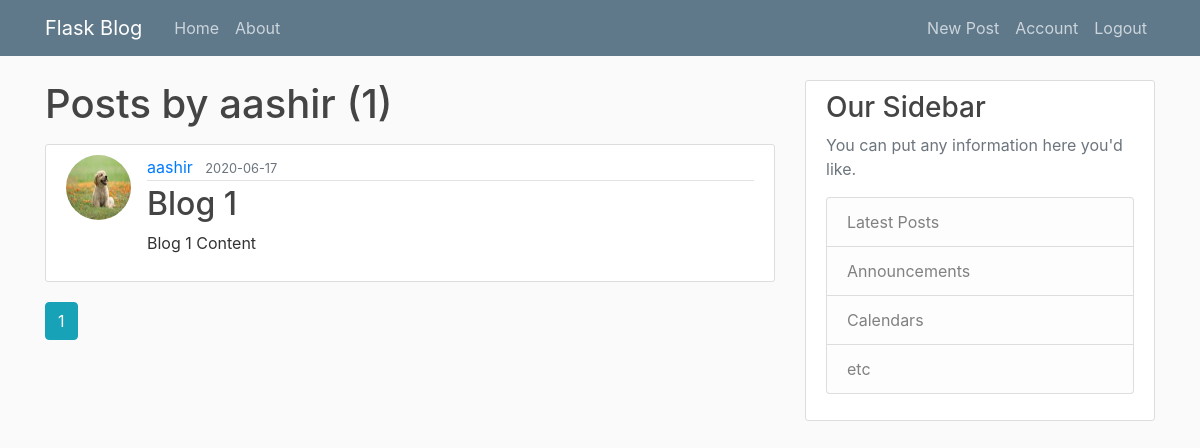
The app's page /user/aashir (signed in), older data.
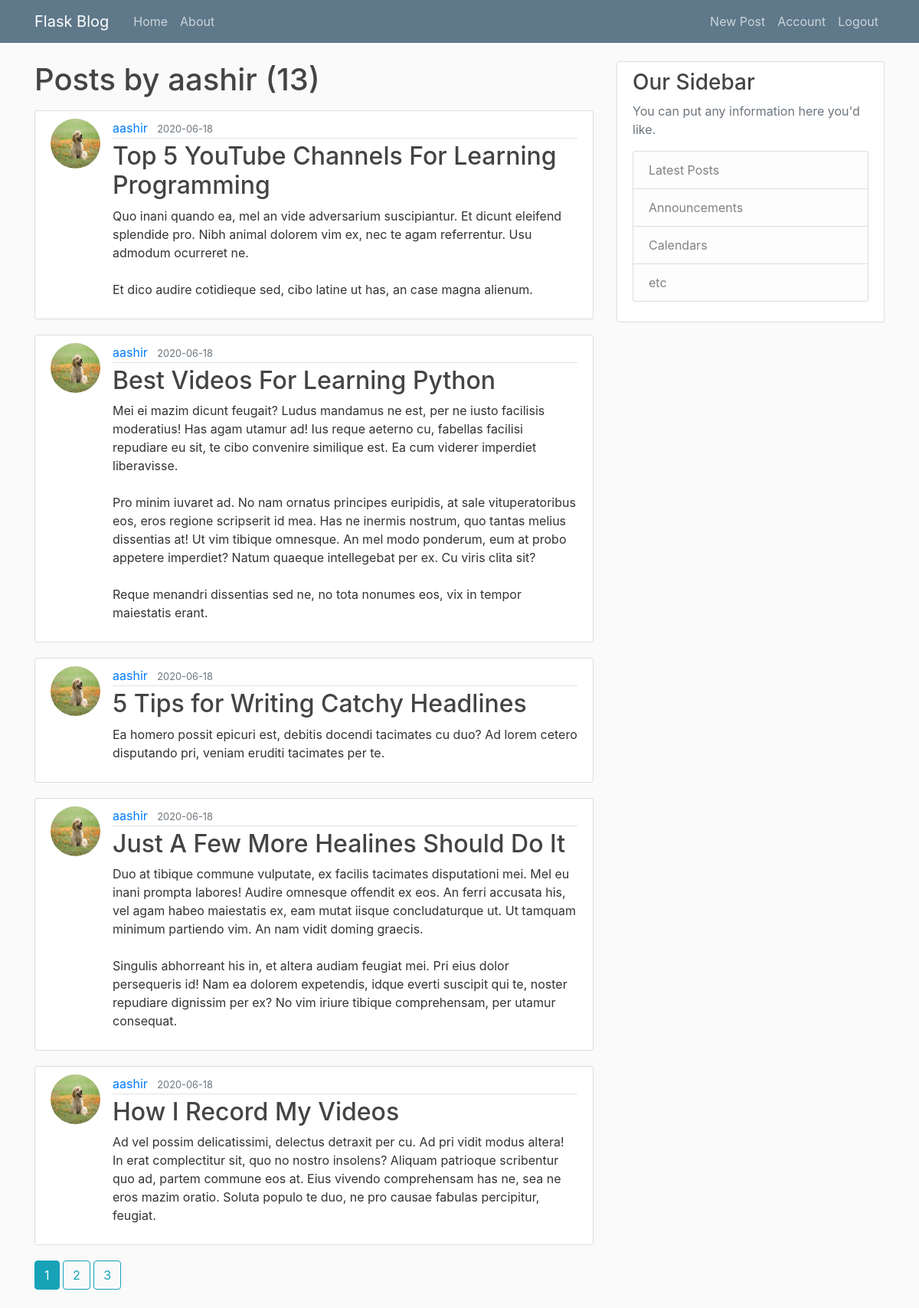
The same page, newer data.
### flaskblog/models.py (models this page shows, shortened)
class User(db.Model, UserMixin):
	id = db.Column(db.Integer, primary_key=True)
	username = db.Column(db.String(20), unique=True, nullable=False)
	email = db.Column(db.String(120), unique=True, nullable=False)
	image_file = db.Column(db.String(120), nullable=False, default='default.jpg')
	password = db.Column(db.String(60), nullable=False)
	posts = db.relationship('Post', backref='author', lazy=True)

class Post(db.Model):
	id = db.Column(db.Integer, primary_key=True)
	title = db.Column(db.String(100), nullable=False)
	date_posted = db.Column(db.DateTime, nullable=False, default=datetime.utcnow)
	content = db.Column(db.Text, nullable=False)
	user_id = db.Column(db.Integer, db.ForeignKey('user.id'), nullable=False)

### flaskblog/routes.py (the view)
@app.route('/user/<string:username>')
@login_required
def user_posts(username):
	user = User.query.filter_by(username=username).first_or_404()
	page_num = request.args.get('page', 1, type=int)
	posts = Post.query.filter_by(author=user)\
						.order_by(Post.date_posted.desc())\
						.paginate(per_page=5, page=page_num)
	return render_template('user_posts.html', title= 'Posts', posts= posts, user=user)

### flaskblog/models.py (called while the page is built)
@login_manager.user_loader
def load_user(user_id):
	return User.query.get(int(user_id))

### flaskblog/templates/user_posts.html (shortened to what this page needs)
{% extends 'layout.html' %}
{% block content %}
	<h1 class='mb-3'> Posts by {{ user.username }} ({{ posts.total }}) </h1>
	{% for post in posts.items %}
		<article class="media content-section">
		  <img class='rounded-circle article-img' src="{{ url_for('static', filename='profile_pics/'+post.author.image_file) }}">
		  <div class="media-body">
		    <div class="article-metadata">
		      <a class="mr-2" href="{{ url_for('user_posts', username=post.author.username) }}">{{ post.author.username }}</a>
		      <small class="text-muted">{{ post.date_posted.strftime('%Y-%m-%d') }}</small>
		    </div>
		    <h2><a class="article-title" href="{{ url_for('post', post_id=post.id) }}">{{ post.title }}</a></h2>
		    <p class="article-content">{{ post.content }}</p>
		  </div>
		</article>
	{% endfor %}
	{% for page_num in posts.iter_pages(left_edge=1, right_edge=1, left_current=1, right_current=2) %}
		{% if page_num %}
			{% if posts.page == page_num %}
				<a class='btn btn-info mb-4' href="{{ url_for('user_posts', username=user.username, page=page_num) }}">{{ page_num }}</a>
			{% else %}
				<a class='btn btn-outline-info mb-4' href="{{ url_for('user_posts', username=user.username, page=page_num) }}">{{ page_num }}</a>
			{% endif %}
		{% else %}
			...
		{% endif %}
	{% endfor %}
{% endblock content %}

### flaskblog/templates/layout.html (shortened to what this page needs)
<!DOCTYPE html>
<html>
<head>
    <link rel="stylesheet" href="https://stackpath.bootstrapcdn.com/bootstrap/4.5.0/css/bootstrap.min.css">
	<link rel="stylesheet" type='text/css' href="{{ url_for('static', filename='main.css') }}">
</head>
<body>
	<header class="site-header">
	  <nav class="navbar navbar-expand-md navbar-dark bg-steel fixed-top">
	    <div class="container">
	      <a class="navbar-brand mr-4" href="/">Flask Blog</a>
	      <div class="collapse navbar-collapse" id="navbarToggle">
	        <div class="navbar-nav mr-auto">
	          <a class="nav-item nav-link" href="{{url_for('index')}}">Home</a>
	          <a class="nav-item nav-link" href="{{url_for('about')}}">About</a>
	        </div>
	        <div class="navbar-nav">
	        	{% if current_user.is_authenticated %}
	        		<a class="nav-item nav-link" href="{{url_for('new_post')}}">New Post</a>
	        		<a class="nav-item nav-link" href="{{url_for('account')}}">Account</a>
	        		<a class="nav-item nav-link" href="{{url_for('logout')}}">Logout</a>
	        	{% else %}
		          <a class="nav-item nav-link" href="{{url_for('login')}}">Login</a>
		          <a class="nav-item nav-link" href="{{url_for('register')}}">Register</a>
		         {% endif %}
	        </div>
	      </div>
	    </div>
	  </nav>
	</header>
	<main role="main" class="container">
	  <div class="row">
	    <div class="col-md-8">
	      {% block content %}{% endblock %}
	    </div>
	    <div class="col-md-4">
	      <div class="content-section">
	        <h3>Our Sidebar</h3>
	        <p class='text-muted'>You can put any information here you'd like.
	          <ul class="list-group">
	            <li class="list-group-item list-group-item-light">Latest Posts</li>
	            <li class="list-group-item list-group-item-light">Announcements</li>
	            <li class="list-group-item list-group-item-light">Calendars</li>
	            <li class="list-group-item list-group-item-light">etc</li>
	          </ul>
	        </p>
	      </div>
	    </div>
	  </div>
	</main>
</body>
</html>

### flaskblog/static/main.css (style rules this page uses)
body { background: #fafafa; color: #333333; margin-top: 5rem; }
h1, h2, h3, h4, h5, h6 { color: #444444; }
.bg-steel { background-color: #5f788a; }
.site-header .navbar-nav .nav-link { color: #cbd5db; }
.content-section { background: #ffffff; padding: 10px 20px; border: 1px solid #dddddd; border-radius: 3px; margin-bottom: 20px; }
.article-title { color: #444444; }
.article-content { white-space: pre-line; }
.article-img { height: 65px; width: 65px; margin-right: 16px; }
.article-metadata { padding-bottom: 1px; margin-bottom: 4px; border-bottom: 1px solid #e3e3e3 }

Row changes from the older to the newer data that the page shows:
no longer on this page (row unchanged): Post: image_file (picture), author.username "aashir", date_posted "2020-06-17", title "Blog 1", content "Blog 1 Content"
added Post: image_file (picture), author.username "aashir", date_posted "2020-06-18", title "Top 5 YouTube Channels For Learning Programming", content "Quo inani quando ea, mel an vide adversarium suscipiantur. Et dicunt eleifend splendide pro. Nibh animal dolorem vim ex, nec te agam referrentur. Usu admodum ocurreret ne. Et dico audire cotidieque sed, cibo latine ut has, an case magna alienum."
added Post: image_file (picture), author.username "aashir", date_posted "2020-06-18", title "Best Videos For Learning Python", content "Mei ei mazim dicunt feugait? Ludus mandamus ne est, per ne iusto facilisis moderatius! Has agam utamur ad! Ius reque aeterno cu, fabellas facilisi repudiare eu sit, te cibo convenire similique est. Ea cum viderer imperdiet liberavisse. Pro minim iuvaret ad. No nam ornatus principes euripidis, at sale vituperatoribus eos, eros regione scripserit id mea. Has ne inermis nostrum, quo tantas melius dissentias at! Ut vim tibique omnesque. An mel modo ponderum, eum at probo appetere imperdiet? Natum quaeque intellegebat per ex. Cu viris clita sit? Reque menandri dissentias sed ne, no tota nonumes eos, vix in tempor maiestatis erant."
added Post: image_file (picture), author.username "aashir", date_posted "2020-06-18", title "5 Tips for Writing Catchy Headlines", content "Ea homero possit epicuri est, debitis docendi tacimates cu duo? Ad lorem cetero disputando pri, veniam eruditi tacimates per te."
added Post: image_file (picture), author.username "aashir", date_posted "2020-06-18", title "Just A Few More Healines Should Do It", content "Duo at tibique commune vulputate, ex facilis tacimates disputationi mei. Mel eu inani prompta labores! Audire omnesque offendit ex eos. An ferri accusata his, vel agam habeo maiestatis ex, eam mutat iisque concludaturque ut. Ut tamquam minimum partiendo vim. An nam vidit doming graecis. Singulis abhorreant his in, et altera audiam feugiat mei. Pri eius dolor persequeris id! Nam ea dolorem expetendis, idque everti suscipit qui te, noster repudiare dignissim per ex? No vim iriure tibique comprehensam, per utamur consequat."
added Post: image_file (picture), author.username "aashir", date_posted "2020-06-18", title "How I Record My Videos", content "Ad vel possim delicatissimi, delectus detraxit per cu. Ad pri vidit modus altera! In erat complectitur sit, quo no nostro insolens? Aliquam patrioque scribentur quo ad, partem commune eos at. Eius vivendo comprehensam has ne, sea ne eros mazim oratio. Soluta populo te duo, ne pro causae fabulas percipitur, feugiat."
Text that changed along with them:
{{ posts.total }}: "1" → "13"
new list line: "2"
new list line: "3"
